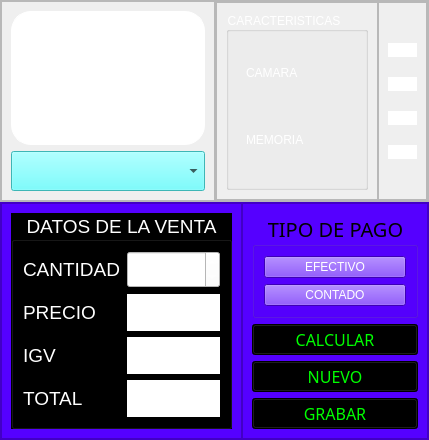
            <widget class="QWidget" name="page_3">
             <layout class="QVBoxLayout" name="verticalLayout_14">
              <property name="spacing">
               <number>0</number>
              </property>
              <property name="leftMargin">
               <number>0</number>
              </property>
              <property name="topMargin">
               <number>0</number>
              </property>
              <property name="rightMargin">
               <number>0</number>
              </property>
              <property name="bottomMargin">
               <number>0</number>
              </property>
              <item>
               <widget class="QFrame" name="frame_2">
                <property name="frameShape">
                 <enum>QFrame::StyledPanel</enum>
                </property>
                <property name="frameShadow">
                 <enum>QFrame::Raised</enum>
                </property>
                <layout class="QHBoxLayout" name="horizontalLayout_7">
                 <property name="spacing">
                  <number>0</number>
                 </property>
                 <property name="leftMargin">
                  <number>0</number>
                 </property>
                 <property name="topMargin">
                  <number>0</number>
                 </property>
                 <property name="rightMargin">
                  <number>0</number>
                 </property>
                 <property name="bottomMargin">
                  <number>0</number>
                 </property>
                 <item>
                  <widget class="QFrame" name="frame_8">
                   <property name="maximumSize">
                    <size>
                     <width>300</width>
                     <height>16777215</height>
                    </size>
                   </property>
                   <property name="frameShape">
                    <enum>QFrame::StyledPanel</enum>
                   </property>
                   <property name="frameShadow">
                    <enum>QFrame::Raised</enum>
                   </property>
                   <layout class="QVBoxLayout" name="verticalLayout_17">
                    <item>
                     <widget class="QLabel" name="lb_imagen">
                      <property name="maximumSize">
                       <size>
                        <width>16777215</width>
                        <height>200</height>
                       </size>
                      </property>
                      <property name="styleSheet">
                       <string notr="true">border-radius:20px;
background-color: rgb(255, 255, 255);
border:1px solid white;</string>
                      </property>
                      <property name="text">
                       <string/>
                      </property>
                     </widget>
                    </item>
                    <item>
                     <widget class="QComboBox" name="combo_modelo">
                      <property name="minimumSize">
                       <size>
                        <width>0</width>
                        <height>40</height>
                       </size>
                      </property>
                      <property name="styleSheet">
                       <string notr="true">background-color: rgb(85, 255, 255);</string>
                      </property>
                     </widget>
                    </item>
                   </layout>
                  </widget>
                 </item>
                 <item>
                  <widget class="QFrame" name="frame_9">
                   <property name="frameShape">
                    <enum>QFrame::StyledPanel</enum>
                   </property>
                   <property name="frameShadow">
                    <enum>QFrame::Raised</enum>
                   </property>
                   <layout class="QHBoxLayout" name="horizontalLayout_9">
                    <property name="spacing">
                     <number>0</number>
                    </property>
                    <property name="leftMargin">
                     <number>0</number>
                    </property>
                    <property name="topMargin">
                     <number>0</number>
                    </property>
                    <property name="rightMargin">
                     <number>0</number>
                    </property>
                    <property name="bottomMargin">
                     <number>0</number>
                    </property>
                    <item>
                     <widget class="QFrame" name="frame_14">
                      <property name="maximumSize">
                       <size>
                        <width>280</width>
                        <height>16777215</height>
                       </size>
                      </property>
                      <property name="frameShape">
                       <enum>QFrame::StyledPanel</enum>
                      </property>
                      <property name="frameShadow">
                       <enum>QFrame::Raised</enum>
                      </property>
                      <layout class="QVBoxLayout" name="verticalLayout_8">
                       <item>
                        <widget class="QGroupBox" name="groupBox_7">
                         <property name="styleSheet">
                          <string notr="true">color: rgb(255, 255, 255);
font: 12pt &quot;Arial&quot;;</string>
                         </property>
                         <property name="title">
                          <string>CARACTERISTICAS</string>
                         </property>
                         <widget class="QWidget" name="layoutWidget">
                          <property name="geometry">
                           <rect>
                            <x>20</x>
                            <y>30</y>
                            <width>220</width>
                            <height>261</height>
                           </rect>
                          </property>
                          <layout class="QVBoxLayout" name="verticalLayout_12">
                           <item>
                            <widget class="QLabel" name="label_62">
                             <property name="text">
                              <string>CAMARA</string>
                             </property>
                            </widget>
                           </item>
                           <item>
                            <widget class="QLabel" name="label_63">
                             <property name="text">
                              <string>MEMORIA</string>
                             </property>
                            </widget>
                           </item>
                           <item>
                            <widget class="QLabel" name="label_64">
                             <property name="text">
                              <string>DIMENSIONES Y PESO</string>
                             </property>
                            </widget>
                           </item>
                           <item>
                            <widget class="QLabel" name="label_65">
                             <property name="text">
                              <string>PRECIO</string>
                             </property>
                            </widget>
                           </item>
                          </layout>
                         </widget>
                        </widget>
                       </item>
                      </layout>
                     </widget>
                    </item>
                    <item>
                     <widget class="QFrame" name="frame_15">
                      <property name="frameShape">
                       <enum>QFrame::StyledPanel</enum>
                      </property>
                      <property name="frameShadow">
                       <enum>QFrame::Raised</enum>
                      </property>
                      <layout class="QVBoxLayout" name="verticalLayout_23">
                       <property name="spacing">
                        <number>15</number>
                       </property>
                       <property name="topMargin">
                        <number>30</number>
                       </property>
                       <property name="bottomMargin">
                        <number>0</number>
                       </property>
                       <item>
                        <layout class="QVBoxLayout" name="verticalLayout_16" stretch="0,0,0,0">
                         <property name="spacing">
                          <number>20</number>
                         </property>
                         <property name="topMargin">
                          <number>10</number>
                         </property>
                         <property name="bottomMargin">
                          <number>40</number>
                         </property>
                         <item>
                          <widget class="QLabel" name="lb_camara">
                           <property name="maximumSize">
                            <size>
                             <width>16777215</width>
                             <height>35</height>
                            </size>
                           </property>
                           <property name="styleSheet">
                            <string notr="true">font: 11pt &quot;Arial&quot;;
background-color: rgb(255, 255, 255);
color: rgb(0, 0, 0);</string>
                           </property>
                           <property name="text">
                            <string/>
                           </property>
                           <property name="alignment">
                            <set>Qt::AlignCenter</set>
                           </property>
                           <property name="margin">
                            <number>10</number>
                           </property>
                          </widget>
                         </item>
                         <item>
                          <widget class="QLabel" name="lb_memoria">
                           <property name="maximumSize">
                            <size>
                             <width>16777215</width>
                             <height>35</height>
                            </size>
                           </property>
                           <property name="styleSheet">
                            <string notr="true">font: 11pt &quot;Arial&quot;;
background-color: rgb(255, 255, 255);
color: rgb(0, 0, 0);</string>
                           </property>
                           <property name="text">
                            <string/>
                           </property>
                           <property name="alignment">
                            <set>Qt::AlignCenter</set>
                           </property>
                           <property name="margin">
                            <number>10</number>
                           </property>
                          </widget>
                         </item>
                         <item>
                          <widget class="QLabel" name="lb_peso">
                           <property name="maximumSize">
                            <size>
                             <width>16777215</width>
                             <height>35</height>
                            </size>
                           </property>
                           <property name="styleSheet">
                            <string notr="true">font: 11pt &quot;Arial&quot;;
background-color: rgb(255, 255, 255);
color: rgb(0, 0, 0);</string>
                           </property>
                           <property name="text">
                            <string/>
                           </property>
                           <property name="alignment">
                            <set>Qt::AlignCenter</set>
                           </property>
                           <property name="margin">
                            <number>10</number>
                           </property>
                          </widget>
                         </item>
                         <item>
                          <widget class="QLabel" name="lb_precio">
                           <property name="maximumSize">
                            <size>
                             <width>16777215</width>
                             <height>35</height>
                            </size>
                           </property>
                           <property name="styleSheet">
                            <string notr="true">font: 11pt &quot;Arial&quot;;
background-color: rgb(255, 255, 255);
color: rgb(0, 0, 0);</string>
                           </property>
                           <property name="text">
                            <string/>
                           </property>
                           <property name="alignment">
                            <set>Qt::AlignCenter</set>
                           </property>
                           <property name="margin">
                            <number>10</number>
                           </property>
                          </widget>
                         </item>
                        </layout>
                       </item>
                      </layout>
                     </widget>
                    </item>
                   </layout>
                  </widget>
                 </item>
                </layout>
               </widget>
              </item>
              <item>
               <widget class="QFrame" name="frame_7">
                <property name="styleSheet">
                 <string notr="true">background-color: rgb(85, 0, 255);</string>
                </property>
                <property name="frameShape">
                 <enum>QFrame::StyledPanel</enum>
                </property>
                <property name="frameShadow">
                 <enum>QFrame::Raised</enum>
                </property>
                <layout class="QHBoxLayout" name="horizontalLayout_8">
                 <property name="spacing">
                  <number>0</number>
                 </property>
                 <property name="leftMargin">
                  <number>0</number>
                 </property>
                 <property name="topMargin">
                  <number>0</number>
                 </property>
                 <property name="rightMargin">
                  <number>0</number>
                 </property>
                 <property name="bottomMargin">
                  <number>0</number>
                 </property>
                 <item>
                  <widget class="QFrame" name="frame_12">
                   <property name="frameShape">
                    <enum>QFrame::StyledPanel</enum>
                   </property>
                   <property name="frameShadow">
                    <enum>QFrame::Raised</enum>
                   </property>
                   <layout class="QHBoxLayout" name="horizontalLayout_11">
                    <item>
                     <widget class="QGroupBox" name="groupBox_8">
                      <property name="font">
                       <font>
                        <pointsize>14</pointsize>
                       </font>
                      </property>
                      <property name="styleSheet">
                       <string notr="true">background-color: rgb(0, 0, 0);
color: rgb(255, 255, 255);</string>
                      </property>
                      <property name="title">
                       <string>DATOS DE LA VENTA</string>
                      </property>
                      <property name="alignment">
                       <set>Qt::AlignCenter</set>
                      </property>
                      <layout class="QHBoxLayout" name="horizontalLayout_12">
                       <item>
                        <layout class="QVBoxLayout" name="verticalLayout_22">
                         <item>
                          <widget class="QLabel" name="label_70">
                           <property name="font">
                            <font>
                             <pointsize>14</pointsize>
                            </font>
                           </property>
                           <property name="text">
                            <string>CANTIDAD</string>
                           </property>
                          </widget>
                         </item>
                         <item>
                          <widget class="QLabel" name="label_76">
                           <property name="font">
                            <font>
                             <pointsize>14</pointsize>
                            </font>
                           </property>
                           <property name="text">
                            <string>PRECIO</string>
                           </property>
                          </widget>
                         </item>
                         <item>
                          <widget class="QLabel" name="label_71">
                           <property name="font">
                            <font>
                             <pointsize>14</pointsize>
                            </font>
                           </property>
                           <property name="text">
                            <string>IGV</string>
                           </property>
                          </widget>
                         </item>
                         <item>
                          <widget class="QLabel" name="label_72">
                           <property name="font">
                            <font>
                             <pointsize>14</pointsize>
                            </font>
                           </property>
                           <property name="text">
                            <string>TOTAL</string>
                           </property>
                          </widget>
                         </item>
                        </layout>
                       </item>
                       <item>
                        <layout class="QVBoxLayout" name="verticalLayout_24">
                         <item>
                          <widget class="QSpinBox" name="spinBox_cantidad">
                           <property name="maximumSize">
                            <size>
                             <width>16777215</width>
                             <height>40</height>
                            </size>
                           </property>
                           <property name="font">
                            <font>
                             <pointsize>14</pointsize>
                            </font>
                           </property>
                           <property name="styleSheet">
                            <string notr="true">background-color: rgb(255, 255, 255);</string>
                           </property>
                          </widget>
                         </item>
                         <item>
                          <widget class="QLabel" name="lb_precio_2">
                           <property name="maximumSize">
                            <size>
                             <width>16777215</width>
                             <height>40</height>
                            </size>
                           </property>
                           <property name="font">
                            <font>
                             <pointsize>14</pointsize>
                            </font>
                           </property>
                           <property name="styleSheet">
                            <string notr="true">background-color: rgb(255, 255, 255);
color: rgb(0, 0, 0);</string>
                           </property>
                           <property name="text">
                            <string/>
                           </property>
                           <property name="alignment">
                            <set>Qt::AlignCenter</set>
                           </property>
                          </widget>
                         </item>
                         <item>
                          <widget class="QLabel" name="lb_igv">
                           <property name="maximumSize">
                            <size>
                             <width>16777215</width>
                             <height>40</height>
                            </size>
                           </property>
                           <property name="font">
                            <font>
                             <pointsize>14</pointsize>
                            </font>
                           </property>
                           <property name="styleSheet">
                            <string notr="true">background-color: rgb(255, 255, 255);
color: rgb(0, 0, 0);</string>
                           </property>
                           <property name="text">
                            <string/>
                           </property>
                           <property name="alignment">
                            <set>Qt::AlignCenter</set>
                           </property>
                          </widget>
                         </item>
                         <item>
                          <widget class="QLabel" name="lb_total">
                           <property name="maximumSize">
                            <size>
                             <width>16777215</width>
                             <height>40</height>
                            </size>
                           </property>
                           <property name="font">
                            <font>
                             <pointsize>14</pointsize>
                            </font>
                           </property>
                           <property name="styleSheet">
                            <string notr="true">background-color: rgb(255, 255, 255);
color: rgb(0, 0, 0);</string>
                           </property>
                           <property name="text">
                            <string/>
                           </property>
                           <property name="alignment">
                            <set>Qt::AlignCenter</set>
                           </property>
                          </widget>
                         </item>
                        </layout>
                       </item>
                      </layout>
                     </widget>
                    </item>
                   </layout>
                  </widget>
                 </item>
                 <item>
                  <widget class="QFrame" name="frame_13">
                   <property name="frameShape">
                    <enum>QFrame::StyledPanel</enum>
                   </property>
                   <property name="frameShadow">
                    <enum>QFrame::Raised</enum>
                   </property>
                   <layout class="QVBoxLayout" name="verticalLayout_19">
                    <item>
                     <widget class="QGroupBox" name="groupBox_9">
                      <property name="font">
                       <font>
                        <family>Arial Black</family>
                        <pointsize>15</pointsize>
                        <weight>10</weight>
                        <italic>false</italic>
                        <bold>false</bold>
                       </font>
                      </property>
                      <property name="styleSheet">
                       <string notr="true">color: rgb(0, 0, 0);
font: 87 15pt &quot;Arial Black&quot;;</string>
                      </property>
                      <property name="title">
                       <string>TIPO DE PAGO</string>
                      </property>
                      <property name="alignment">
                       <set>Qt::AlignCenter</set>
                      </property>
                      <layout class="QVBoxLayout" name="verticalLayout_21">
                       <item>
                        <widget class="QPushButton" name="b_efectivo">
                         <property name="styleSheet">
                          <string notr="true">QPushButton:hover{
background-color: rgb(255, 0, 0);
}
QPushButton{
color: rgb(255, 255, 255);
}</string>
                         </property>
                         <property name="text">
                          <string>EFECTIVO</string>
                         </property>
                        </widget>
                       </item>
                       <item>
                        <widget class="QPushButton" name="b_contado">
                         <property name="styleSheet">
                          <string notr="true">QPushButton:hover{
background-color: rgb(255, 0, 0);
}
QPushButton{
color: rgb(255, 255, 255);
}</string>
                         </property>
                         <property name="text">
                          <string>CONTADO</string>
                         </property>
                        </widget>
                       </item>
                      </layout>
                     </widget>
                    </item>
                    <item>
                     <widget class="QPushButton" name="b_cacular">
                      <property name="font">
                       <font>
                        <family>Arial Black</family>
                        <pointsize>12</pointsize>
                        <weight>50</weight>
                        <italic>false</italic>
                        <bold>false</bold>
                       </font>
                      </property>
                      <property name="styleSheet">
                       <string notr="true">QPushButton:hover{
background-color: rgb(255, 255, 255);
}

QPushButton{
background-color: rgb(0, 0, 0);
	color: rgb(0, 255, 0);
}</string>
                      </property>
                      <property name="text">
                       <string>CALCULAR</string>
                      </property>
                     </widget>
                    </item>
                    <item>
                     <widget class="QPushButton" name="b_cacular_2">
                      <property name="font">
                       <font>
                        <family>Arial Black</family>
                        <pointsize>12</pointsize>
                        <weight>50</weight>
                        <italic>false</italic>
                        <bold>false</bold>
                       </font>
                      </property>
                      <property name="styleSheet">
                       <string notr="true">QPushButton:hover{
background-color: rgb(255, 255, 255);
}

QPushButton{
background-color: rgb(0, 0, 0);
	color: rgb(0, 255, 0);
}</string>
                      </property>
                      <property name="text">
                       <string>NUEVO</string>
                      </property>
                     </widget>
                    </item>
                    <item>
                     <widget class="QPushButton" name="b_grabar">
                      <property name="font">
                       <font>
                        <family>Arial Black</family>
                        <pointsize>12</pointsize>
                        <weight>50</weight>
                        <italic>false</italic>
                        <bold>false</bold>
                       </font>
                      </property>
                      <property name="styleSheet">
                       <string notr="true">QPushButton:hover{
background-color: rgb(255, 255, 255);
}

QPushButton{
background-color: rgb(0, 0, 0);
	color: rgb(0, 255, 0);
}</string>
                      </property>
                      <property name="text">
                       <string>GRABAR</string>
                      </property>
                     </widget>
                    </item>
                   </layout>
                  </widget>
                 </item>
                </layout>
               </widget>
              </item>
             </layout>
            </widget>
